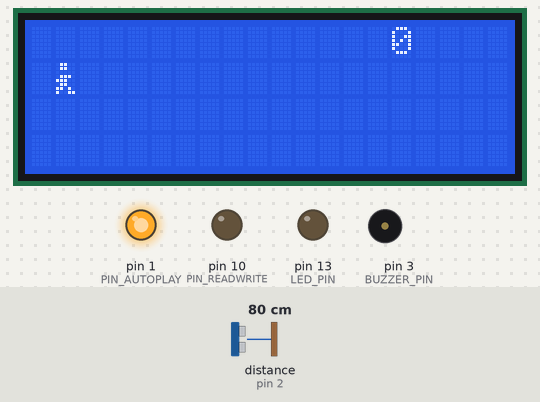
Recording of a sketch running on a simulated Arduino Uno, built with avr-gcc and run on an emulated ATmega328P. Parts: 20×4 character LCD, output pins drawn as LEDs (lit = HIGH), buzzer (waves = sounding). Wiring (inferred from the names in the program): range finder with pulse-width output: data pin 2. The test bench sets the inputs (shaded band); at power-on: distance to the obstacle (sensor on pin 2) 80 cm. Random numbers use the default seed unless the sketch sets one.

Above: at 0.27 s.
At 4.81 s:
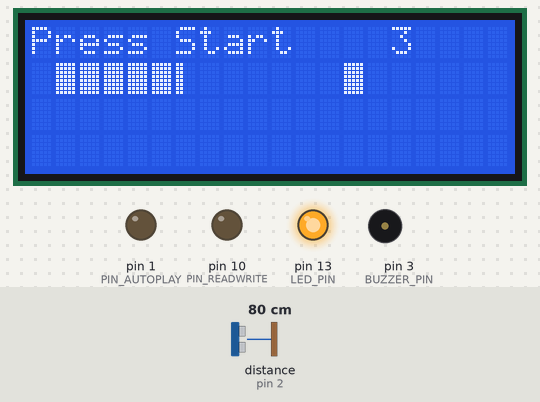
At 10.38 s:
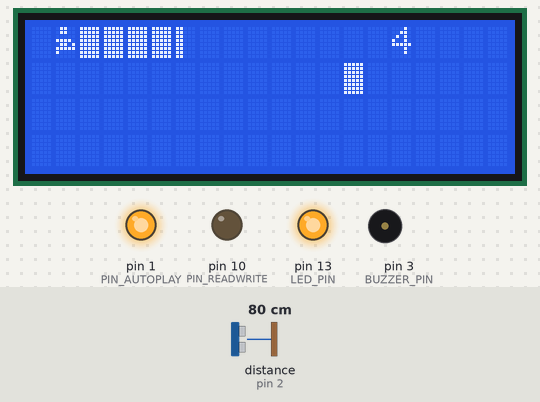
At 16.74 s:
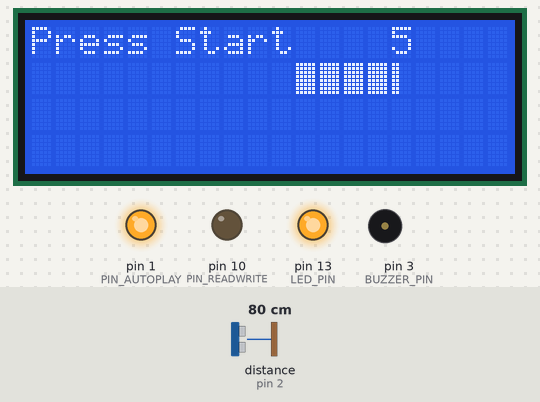
At 23.8 s:
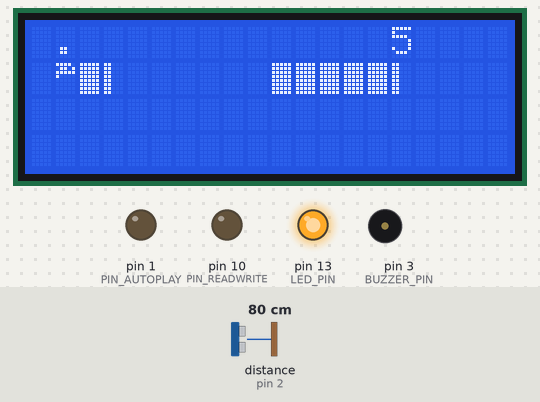
At 34.22 s:
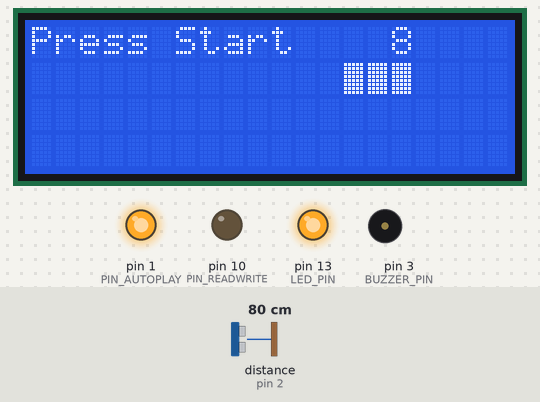
Timing chart, 0 to 40.0 s (numbered marks = the images above):
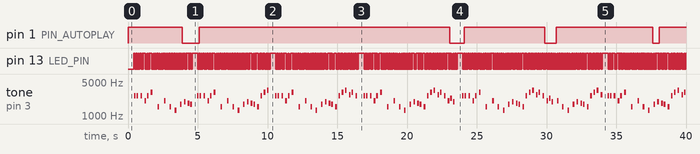

The sketch:

marioLCD.ino
```cpp
#include <LiquidCrystal_I2C.h>

#define PIN_BUTTON 2
#define PIN_AUTOPLAY 1
#define PIN_READWRITE 10
#define PIN_CONTRAST 12
#define LED_PIN 13
#define BUZZER_PIN 3

#define SPRITE_RUN1 1
#define SPRITE_RUN2 2
#define SPRITE_JUMP 3
#define SPRITE_JUMP_UPPER '.'         // Use the '.' character for the head
#define SPRITE_JUMP_LOWER 4
#define SPRITE_TERRAIN_EMPTY ' '      // User the ' ' character
#define SPRITE_TERRAIN_SOLID 5
#define SPRITE_TERRAIN_SOLID_RIGHT 6
#define SPRITE_TERRAIN_SOLID_LEFT 7

#define HERO_HORIZONTAL_POSITION 1    // Horizontal position of hero on screen

#define TERRAIN_WIDTH 16
#define TERRAIN_EMPTY 0
#define TERRAIN_LOWER_BLOCK 1
#define TERRAIN_UPPER_BLOCK 2

#define HERO_POSITION_OFF 0          // Hero is invisible
#define HERO_POSITION_RUN_LOWER_1 1  // Hero is running on lower row (pose 1)
#define HERO_POSITION_RUN_LOWER_2 2  //                              (pose 2)

#define HERO_POSITION_JUMP_1 3       // Starting a jump
#define HERO_POSITION_JUMP_2 4       // Half-way up
#define HERO_POSITION_JUMP_3 5       // Jump is on upper row
#define HERO_POSITION_JUMP_4 6       // Jump is on upper row
#define HERO_POSITION_JUMP_5 7       // Jump is on upper row
#define HERO_POSITION_JUMP_6 8       // Jump is on upper row
#define HERO_POSITION_JUMP_7 9       // Half-way down
#define HERO_POSITION_JUMP_8 10      // About to land

#define HERO_POSITION_RUN_UPPER_1 11 // Hero is running on upper row (pose 1)
#define HERO_POSITION_RUN_UPPER_2 12 //                              (pose 2)

LiquidCrystal_I2C lcd(0x27,20,4);  // set the LCD address to 0x27 for a 16 chars and 2 line display
static char terrainUpper[TERRAIN_WIDTH + 1];
static char terrainLower[TERRAIN_WIDTH + 1];
static bool buttonPushed = false;

void initializeGraphics(){
  static byte graphics[] = {
    // Run position 1
    B01100,
    B01100,
    B00000,
    B01110,
    B11100,
    B01100,
    B11010,
    B10011,
    // Run position 2
    B01100,
    B01100,
    B00000,
    B01100,
    B01100,
    B01100,
    B01100,
    B01110,
    // Jump
    B01100,
    B01100,
    B00000,
    B11110,
    B01101,
    B11111,
    B10000,
    B00000,
    // Jump lower
    B11110,
    B01101,
    B11111,
    B10000,
    B00000,
    B00000,
    B00000,
    B00000,
    // Ground
    B11111,
    B11111,
    B11111,
    B11111,
    B11111,
    B11111,
    B11111,
    B11111,
    // Ground right
    B00011,
    B00011,
    B00011,
    B00011,
    B00011,
    B00011,
    B00011,
    B00011,
    // Ground left
    B11000,
    B11000,
    B11000,
    B11000,
    B11000,
    B11000,
    B11000,
    B11000,
  };
  int i;
  // Skip using character 0, this allows lcd.print() to be used to
  // quickly draw multiple characters
  for (i = 0; i < 7; ++i) {
	  lcd.createChar(i + 1, &graphics[i * 8]);
  }
  for (i = 0; i < TERRAIN_WIDTH; ++i) {
    terrainUpper[i] = SPRITE_TERRAIN_EMPTY;
    terrainLower[i] = SPRITE_TERRAIN_EMPTY;
  }
}

// Slide the terrain to the left in half-character increments
//
void advanceTerrain(char* terrain, byte newTerrain){
  for (int i = 0; i < TERRAIN_WIDTH; ++i) {
    char current = terrain[i];
    char next = (i == TERRAIN_WIDTH-1) ? newTerrain : terrain[i+1];
    switch (current){
      case SPRITE_TERRAIN_EMPTY:
        terrain[i] = (next == SPRITE_TERRAIN_SOLID) ? SPRITE_TERRAIN_SOLID_RIGHT : SPRITE_TERRAIN_EMPTY;
        break;
      case SPRITE_TERRAIN_SOLID:
        terrain[i] = (next == SPRITE_TERRAIN_EMPTY) ? SPRITE_TERRAIN_SOLID_LEFT : SPRITE_TERRAIN_SOLID;
        break;
      case SPRITE_TERRAIN_SOLID_RIGHT:
        terrain[i] = SPRITE_TERRAIN_SOLID;
        break;
      case SPRITE_TERRAIN_SOLID_LEFT:
        terrain[i] = SPRITE_TERRAIN_EMPTY;
        break;
    }
  }
}

bool drawHero(byte position, char* terrainUpper, char* terrainLower, unsigned int score) {
  bool collide = false;
  char upperSave = terrainUpper[HERO_HORIZONTAL_POSITION];
  char lowerSave = terrainLower[HERO_HORIZONTAL_POSITION];
  byte upper, lower;
  switch (position) {
    case HERO_POSITION_OFF:
      upper = lower = SPRITE_TERRAIN_EMPTY;
      break;
    case HERO_POSITION_RUN_LOWER_1:
      upper = SPRITE_TERRAIN_EMPTY;
      lower = SPRITE_RUN1;
      break;
    case HERO_POSITION_RUN_LOWER_2:
      upper = SPRITE_TERRAIN_EMPTY;
      lower = SPRITE_RUN2;
      break;
    case HERO_POSITION_JUMP_1:
    case HERO_POSITION_JUMP_8:
      upper = SPRITE_TERRAIN_EMPTY;
      lower = SPRITE_JUMP;
      break;
    case HERO_POSITION_JUMP_2:
    case HERO_POSITION_JUMP_7:
      upper = SPRITE_JUMP_UPPER;
      lower = SPRITE_JUMP_LOWER;
      break;
    case HERO_POSITION_JUMP_3:
    case HERO_POSITION_JUMP_4:
    case HERO_POSITION_JUMP_5:
    case HERO_POSITION_JUMP_6:
      upper = SPRITE_JUMP;
      lower = SPRITE_TERRAIN_EMPTY;
      break;
    case HERO_POSITION_RUN_UPPER_1:
      upper = SPRITE_RUN1;
      lower = SPRITE_TERRAIN_EMPTY;
      break;
    case HERO_POSITION_RUN_UPPER_2:
      upper = SPRITE_RUN2;
      lower = SPRITE_TERRAIN_EMPTY;
      break;
  }
  if (upper != ' ') {
    terrainUpper[HERO_HORIZONTAL_POSITION] = upper;
    collide = (upperSave == SPRITE_TERRAIN_EMPTY) ? false : true;
  }
  if (lower != ' ') {
    terrainLower[HERO_HORIZONTAL_POSITION] = lower;
    collide |= (lowerSave == SPRITE_TERRAIN_EMPTY) ? false : true;
  }

  byte digits = (score > 9999) ? 5 : (score > 999) ? 4 : (score > 99) ? 3 : (score > 9) ? 2 : 1;

  // Draw the scene
  terrainUpper[TERRAIN_WIDTH] = '\0';
  terrainLower[TERRAIN_WIDTH] = '\0';
  char temp = terrainUpper[16-digits];
  terrainUpper[16-digits] = '\0';
  lcd.setCursor(0,0);
  lcd.print(terrainUpper);
  terrainUpper[16-digits] = temp;
  lcd.setCursor(0,1);
  lcd.print(terrainLower);

  lcd.setCursor(16 - digits,0);
  lcd.print(score);

  terrainUpper[HERO_HORIZONTAL_POSITION] = upperSave;
  terrainLower[HERO_HORIZONTAL_POSITION] = lowerSave;
  return collide;
}

// Handle the button push as an interrupt
void buttonPush() {
  buttonPushed = true;
}

/*
  Arduino Mario Bros Tunes
  With Piezo Buzzer and PWM
  by: Dipto Pratyaksa
  last updated: 31/3/13
*/

/*************************************************
 * Public Constants
 *************************************************/

#define NOTE_B0  31
#define NOTE_C1  33
#define NOTE_CS1 35
#define NOTE_D1  37
#define NOTE_DS1 39
#define NOTE_E1  41
#define NOTE_F1  44
#define NOTE_FS1 46
#define NOTE_G1  49
#define NOTE_GS1 52
#define NOTE_A1  55
#define NOTE_AS1 58
#define NOTE_B1  62
#define NOTE_C2  65
#define NOTE_CS2 69
#define NOTE_D2  73
#define NOTE_DS2 78
#define NOTE_E2  82
#define NOTE_F2  87
#define NOTE_FS2 93
#define NOTE_G2  98
#define NOTE_GS2 104
#define NOTE_A2  110
#define NOTE_AS2 117
#define NOTE_B2  123
#define NOTE_C3  131
#define NOTE_CS3 139
#define NOTE_D3  147
#define NOTE_DS3 156
#define NOTE_E3  165
#define NOTE_F3  175
#define NOTE_FS3 185
#define NOTE_G3  196
#define NOTE_GS3 208
#define NOTE_A3  220
#define NOTE_AS3 233
#define NOTE_B3  247
#define NOTE_C4  262
#define NOTE_CS4 277
#define NOTE_D4  294
#define NOTE_DS4 311
#define NOTE_E4  330
#define NOTE_F4  349
#define NOTE_FS4 370
#define NOTE_G4  392
#define NOTE_GS4 415
#define NOTE_A4  440
#define NOTE_AS4 466
#define NOTE_B4  494
#define NOTE_C5  523
#define NOTE_CS5 554
#define NOTE_D5  587
#define NOTE_DS5 622
#define NOTE_E5  659
#define NOTE_F5  698
#define NOTE_FS5 740
#define NOTE_G5  784
#define NOTE_GS5 831
#define NOTE_A5  880
#define NOTE_AS5 932
#define NOTE_B5  988
#define NOTE_C6  1047
#define NOTE_CS6 1109
#define NOTE_D6  1175
#define NOTE_DS6 1245
#define NOTE_E6  1319
#define NOTE_F6  1397
#define NOTE_FS6 1480
#define NOTE_G6  1568
#define NOTE_GS6 1661
#define NOTE_A6  1760
#define NOTE_AS6 1865
#define NOTE_B6  1976
#define NOTE_C7  2093
#define NOTE_CS7 2217
#define NOTE_D7  2349
#define NOTE_DS7 2489
#define NOTE_E7  2637
#define NOTE_F7  2794
#define NOTE_FS7 2960
#define NOTE_G7  3136
#define NOTE_GS7 3322
#define NOTE_A7  3520
#define NOTE_AS7 3729
#define NOTE_B7  3951
#define NOTE_C8  4186
#define NOTE_CS8 4435
#define NOTE_D8  4699
#define NOTE_DS8 4978

#define melodyPin 3
//Mario main theme melody
int melody[] = {
  NOTE_E7, NOTE_E7, 0, NOTE_E7,
  0, NOTE_C7, NOTE_E7, 0,
  NOTE_G7, 0, 0,  0,
  NOTE_G6, 0, 0, 0,

  NOTE_C7, 0, 0, NOTE_G6,
  0, 0, NOTE_E6, 0,
  0, NOTE_A6, 0, NOTE_B6,
  0, NOTE_AS6, NOTE_A6, 0,

  NOTE_G6, NOTE_E7, NOTE_G7,
  NOTE_A7, 0, NOTE_F7, NOTE_G7,
  0, NOTE_E7, 0,NOTE_C7,
  NOTE_D7, NOTE_B6, 0, 0,

  NOTE_C7, 0, 0, NOTE_G6,
  0, 0, NOTE_E6, 0,
  0, NOTE_A6, 0, NOTE_B6,
  0, NOTE_AS6, NOTE_A6, 0,

  NOTE_G6, NOTE_E7, NOTE_G7,
  NOTE_A7, 0, NOTE_F7, NOTE_G7,
  0, NOTE_E7, 0,NOTE_C7,
  NOTE_D7, NOTE_B6, 0, 0
};
//Mario main them tempo
int tempo[] = {
  12, 12, 12, 12,
  12, 12, 12, 12,
  12, 12, 12, 12,
  12, 12, 12, 12,

  12, 12, 12, 12,
  12, 12, 12, 12,
  12, 12, 12, 12,
  12, 12, 12, 12,

  9, 9, 9,
  12, 12, 12, 12,
  12, 12, 12, 12,
  12, 12, 12, 12,

  12, 12, 12, 12,
  12, 12, 12, 12,
  12, 12, 12, 12,
  12, 12, 12, 12,

  9, 9, 9,
  12, 12, 12, 12,
  12, 12, 12, 12,
  12, 12, 12, 12,
};

//
//Underworld melody
int underworld_melody[] = {
  NOTE_C4, NOTE_C5, NOTE_A3, NOTE_A4,
  NOTE_AS3, NOTE_AS4, 0,
  0,
  NOTE_C4, NOTE_C5, NOTE_A3, NOTE_A4,
  NOTE_AS3, NOTE_AS4, 0,
  0,
  NOTE_F3, NOTE_F4, NOTE_D3, NOTE_D4,
  NOTE_DS3, NOTE_DS4, 0,
  0,
  NOTE_F3, NOTE_F4, NOTE_D3, NOTE_D4,
  NOTE_DS3, NOTE_DS4, 0,
  0, NOTE_DS4, NOTE_CS4, NOTE_D4,
  NOTE_CS4, NOTE_DS4,
  NOTE_DS4, NOTE_GS3,
  NOTE_G3, NOTE_CS4,
  NOTE_C4, NOTE_FS4,NOTE_F4, NOTE_E3, NOTE_AS4, NOTE_A4,
  NOTE_GS4, NOTE_DS4, NOTE_B3,
  NOTE_AS3, NOTE_A3, NOTE_GS3,
  0, 0, 0
};
//Underwolrd tempo
int underworld_tempo[] = {
  12, 12, 12, 12,
  12, 12, 6,
  3,
  12, 12, 12, 12,
  12, 12, 6,
  3,
  12, 12, 12, 12,
  12, 12, 6,
  3,
  12, 12, 12, 12,
  12, 12, 6,
  6, 18, 18, 18,
  6, 6,
  6, 6,
  6, 6,
  18, 18, 18,18, 18, 18,
  10, 10, 10,
  10, 10, 10,
  3, 3, 3
};
int song = 0;

void sing(int s){
   // iterate over the notes of the melody:
   song = s;
   if(song==2){
     Serial.println(" 'Underworld Theme'");
     int size = sizeof(underworld_melody) / sizeof(int);
     for (int thisNote = 0; thisNote < size; thisNote++) {

       // to calculate the note duration, take one second
       // divided by the note type.
       //e.g. quarter note = 1000 / 4, eighth note = 1000/8, etc.
       int noteDuration = 1000/underworld_tempo[thisNote];

       buzz(melodyPin, underworld_melody[thisNote],noteDuration);

       // to distinguish the notes, set a minimum time between them.
       // the note's duration + 30% seems to work well:
       int pauseBetweenNotes = noteDuration * 1.0;
       delay(pauseBetweenNotes);

       // stop the tone playing:
       buzz(melodyPin, 0,noteDuration);

    }

   }else{

      static byte heroPos = HERO_POSITION_RUN_LOWER_1;
      static byte newTerrainType = TERRAIN_EMPTY;
      static byte newTerrainDuration = 1;
      static bool playing = false;
      static bool blink = false;
      static unsigned int distance = 0;

    // ******** PIEZO CODE *************

     Serial.println(" 'Mario Theme'");
     int size = sizeof(melody) / sizeof(int);

      for (int thisNote = 0; thisNote < size; thisNote++) {

        // to calculate the note duration, take one second
        // divided by the note type.
        //e.g. quarter note = 1000 / 4, eighth note = 1000/8, etc.
        int noteDuration = 1000/tempo[thisNote];
        if(playing){
        buzz(melodyPin, melody[thisNote],noteDuration);

        // to distinguish the notes, set a minimum time between them.
        // the note's duration + 30% seems to work well:
        int pauseBetweenNotes = noteDuration * 0.8;
        delay(pauseBetweenNotes);

        // stop the tone playing:
        buzz(melodyPin, 0,noteDuration);
        }


       // ******* LCD CODE *************

      if (!playing) {
        drawHero((blink) ? HERO_POSITION_OFF : heroPos, terrainUpper, terrainLower, distance >> 3);
        if (blink) {
          lcd.setCursor(0,0);
          lcd.print("Press Start");
        }
        delay(100);
        blink = !blink;
        if (buttonPushed) {
          initializeGraphics();
          heroPos = HERO_POSITION_RUN_LOWER_1;
          playing = true;
          buttonPushed = false;
          distance = 0;
        }
        return;
      }

      digitalWrite(LED_PIN, HIGH);
    // Shift the terrain to the left
      advanceTerrain(terrainLower, newTerrainType == TERRAIN_LOWER_BLOCK ? SPRITE_TERRAIN_SOLID : SPRITE_TERRAIN_EMPTY);
      advanceTerrain(terrainUpper, newTerrainType == TERRAIN_UPPER_BLOCK ? SPRITE_TERRAIN_SOLID : SPRITE_TERRAIN_EMPTY);

      // Make new terrain to enter on the right
      if (--newTerrainDuration == 0) {
        if (newTerrainType == TERRAIN_EMPTY) {
          newTerrainType = (random(3) == 0) ? TERRAIN_UPPER_BLOCK : TERRAIN_LOWER_BLOCK;
          newTerrainDuration = 2 + random(10);
        } else {
          newTerrainType = TERRAIN_EMPTY;
          newTerrainDuration = 10 + random(10);
        }
      }

      if (buttonPushed) {
        if (heroPos <= HERO_POSITION_RUN_LOWER_2) heroPos = HERO_POSITION_JUMP_1;
        buttonPushed = false;
      }

      if (drawHero(heroPos, terrainUpper, terrainLower, distance >> 3)) {
        playing = false; // The hero collided with something. Too bad.
      } else {
        if (heroPos == HERO_POSITION_RUN_LOWER_2 || heroPos == HERO_POSITION_JUMP_8) {
          heroPos = HERO_POSITION_RUN_LOWER_1;
        } else if ((heroPos >= HERO_POSITION_JUMP_3 && heroPos <= HERO_POSITION_JUMP_5) && terrainLower[HERO_HORIZONTAL_POSITION] != SPRITE_TERRAIN_EMPTY) {
          heroPos = HERO_POSITION_RUN_UPPER_1;
        } else if (heroPos >= HERO_POSITION_RUN_UPPER_1 && terrainLower[HERO_HORIZONTAL_POSITION] == SPRITE_TERRAIN_EMPTY) {
          heroPos = HERO_POSITION_JUMP_5;
        } else if (heroPos == HERO_POSITION_RUN_UPPER_2) {
          heroPos = HERO_POSITION_RUN_UPPER_1;
        } else {
          ++heroPos;
        }
        ++distance;
          digitalWrite(LED_PIN, LOW);

        digitalWrite(PIN_AUTOPLAY, terrainLower[HERO_HORIZONTAL_POSITION + 2] == SPRITE_TERRAIN_EMPTY ? HIGH : LOW);
      }
    }
  }
}

void buzz(int targetPin, long frequency, long length) {
  digitalWrite(13,HIGH);
  long delayValue = 1000000/frequency/2; // calculate the delay value between transitions
  //// 1 second's worth of microseconds, divided by the frequency, then split in half since
  //// there are two phases to each cycle
  long numCycles = frequency * length/ 1000; // calculate the number of cycles for proper timing
  //// multiply frequency, which is really cycles per second, by the number of seconds to
  //// get the total number of cycles to produce
  for (long i=0; i < numCycles; i++){ // for the calculated length of time...
    digitalWrite(targetPin,HIGH); // write the buzzer pin high to push out the diaphram
    delayMicroseconds(delayValue); // wait for the calculated delay value
    digitalWrite(targetPin,LOW); // write the buzzer pin low to pull back the diaphram
    delayMicroseconds(delayValue); // wait again or the calculated delay value
  }
  digitalWrite(13,LOW);

}

void setup(){
  pinMode(PIN_READWRITE, OUTPUT);
  digitalWrite(PIN_READWRITE, LOW);
  pinMode(PIN_CONTRAST, OUTPUT);
  digitalWrite(PIN_CONTRAST, LOW);
  pinMode(PIN_BUTTON, INPUT);
  digitalWrite(PIN_BUTTON, HIGH);
  pinMode(PIN_AUTOPLAY, OUTPUT);
  digitalWrite(PIN_AUTOPLAY, HIGH);

  // Digital pin 2 maps to interrupt 0
  attachInterrupt(0/*PIN_BUTTON*/, buttonPush, FALLING);

  initializeGraphics();
  lcd.init();                      // initialize the lcd
  lcd.backlight();

  pinMode(LED_PIN, OUTPUT);
  digitalWrite(LED_PIN, LOW);
  pinMode(BUZZER_PIN, OUTPUT);

}

void loop(){

  sing(1);
  delay(100);
}
```

Measured:
- by itself, pin 1 (PIN_AUTOPLAY): HIGH → LOW at 3.9 s, → HIGH 1.2 s later, → LOW 18.0 s later, → HIGH 1.0 s later, … (8 changes in this stretch)
- by itself, tone on pin 3 (BUZZER_PIN): plays 2585 Hz for 0.12 s, 2584 Hz for 0.12 s, 2584 Hz for 0.12 s, 2062 Hz for 0.12 s, 2585 Hz for 0.12 s, 3059 Hz for 0.12 s … (133 notes in this stretch)
- what the display in image 1 shows lasts 0.4 s, from 4.7 s to 5.1 s
